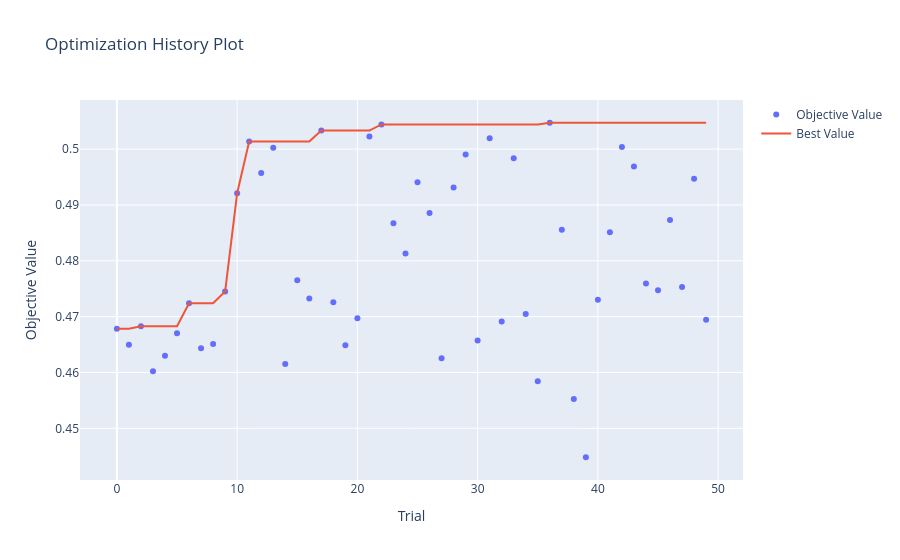

Notebook cell for this chart:
### Markdown cell above
Train and optimize the model:

### Code cell
(optimized_RF, 
train_metrics_mean_RF,
train_metrics_std_RF, 
val_metrics_mean_RF, 
val_metrics_std_RF, 
test_metrics_RF,
precs_RF, recs_RF) = optimize_model(pipe_RF, params_dist_RF, 
                                    X_train, y_train, X_test, y_test, 
                                    cv=my_cv)

### Figure 1 — Plotly figure (JSON) as saved in the notebook; plotly's stock layout.template omitted (floating-point values rounded to 4 significant figures)
{"data": [{"mode": "markers", "name": "Objective Value", "type": "scatter", "x": [0, 1, 2, 3, 4, 5, 6, 7, 8, 9, 10, 11, 12, 13, 14, 15, 16, 17, 18, 19, 20, 21, 22, 23, 24, 25, 26, 27, 28, 29, 30, 31, 32, 33, 34, 35, 36, 37, 38, 39, 40, 41, 42, 43, 44, 45, 46, 47, 48, 49], "y": [0.4678, 0.465, 0.4683, 0.4602, 0.463, 0.467, 0.4724, 0.4643, 0.4651, 0.4745, 0.4921, 0.5014, 0.4957, 0.5003, 0.4615, 0.4765, 0.4733, 0.5033, 0.4726, 0.4649, 0.4697, 0.5023, 0.5044, 0.4867, 0.4813, 0.4941, 0.4885, 0.4626, 0.4931, 0.499, 0.4657, 0.5019, 0.4691, 0.4984, 0.4705, 0.4584, 0.5047, 0.4856, 0.4552, 0.4448, 0.473, 0.4851, 0.5004, 0.4969, 0.4759, 0.4747, 0.4873, 0.4753, 0.4947, 0.4694]}, {"mode": "lines", "name": "Best Value", "type": "scatter", "x": [0, 1, 2, 3, 4, 5, 6, 7, 8, 9, 10, 11, 12, 13, 14, 15, 16, 17, 18, 19, 20, 21, 22, 23, 24, 25, 26, 27, 28, 29, 30, 31, 32, 33, 34, 35, 36, 37, 38, 39, 40, 41, 42, 43, 44, 45, 46, 47, 48, 49], "y": [0.4678, 0.4678, 0.4683, 0.4683, 0.4683, 0.4683, 0.4724, 0.4724, 0.4724, 0.4745, 0.4921, 0.5014, 0.5014, 0.5014, 0.5014, 0.5014, 0.5014, 0.5033, 0.5033, 0.5033, 0.5033, 0.5033, 0.5044, 0.5044, 0.5044, 0.5044, 0.5044, 0.5044, 0.5044, 0.5044, 0.5044, 0.5044, 0.5044, 0.5044, 0.5044, 0.5044, 0.5047, 0.5047, 0.5047, 0.5047, 0.5047, 0.5047, 0.5047, 0.5047, 0.5047, 0.5047, 0.5047, 0.5047, 0.5047, 0.5047]}, {"marker": {"color": "#cccccc"}, "mode": "markers", "name": "Infeasible Trial", "showlegend": false, "type": "scatter", "x": [], "y": []}], "layout": {"title": {"text": "Optimization History Plot"}, "xaxis": {"title": {"text": "Trial"}}, "yaxis": {"title": {"text": "Objective Value"}}}}
